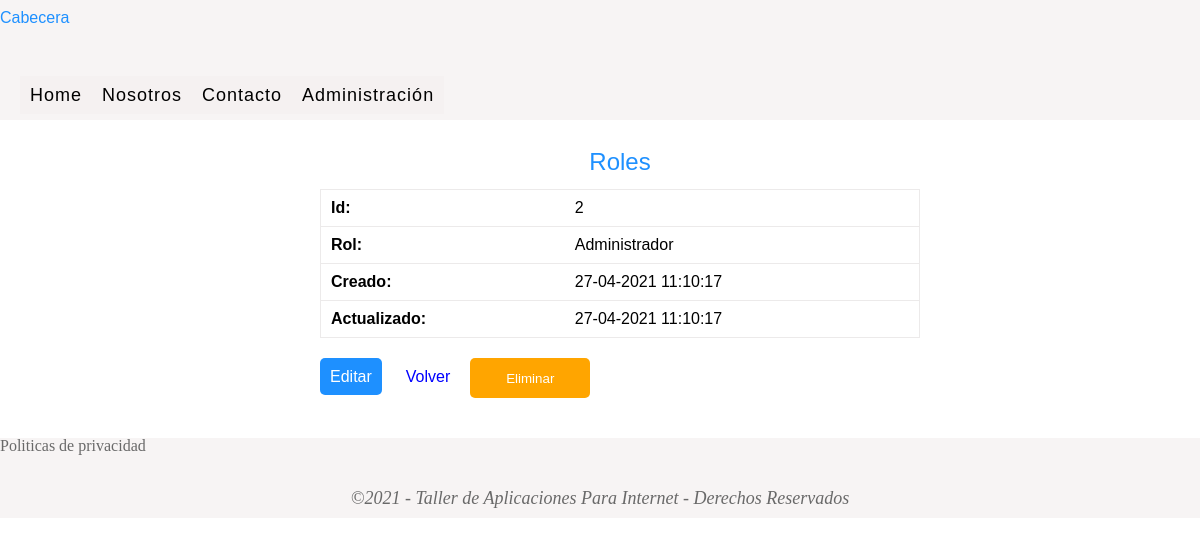
The app's page /roles/show.php?id=2 with its own data.
### tables this page shows
CREATE TABLE `roles` (
  `id` int NOT NULL AUTO_INCREMENT,
  `nombre` varchar(255) NOT NULL,
  `created_at` datetime DEFAULT NULL,
  `updated_at` datetime DEFAULT NULL,
  PRIMARY KEY (`id`)
);

### class/modelo.php (called while the page is built, shortened)
<?php
class Modelo
{
    public function __construct()
    {
        $this->_db = new Conexion;
    }
}

### class/rolModel.php (called while the page is built, shortened)
<?php
require_once('modelo.php');
class rolModel extends Modelo
{
    public function getRolId($id)
    {
        $id = (int) $id;
        $rol = $this->_db->prepare("SELECT id, nombre, created_at, updated_at FROM roles WHERE id = ?");
        $rol->bindParam(1, $id);
        $rol->execute();
        return $rol->fetch();
    }
}

### roles/show.php (the view, shortened to what this page needs)
<?php
    require('../class/rolModel.php');
    if (isset($_GET['id'])) {
        $id = (int) $_GET['id'];
        $roles = new rolModel;
        $rol = $roles->getRolId($id);
    }
?>
<!DOCTYPE html>
<html lang="es">
<head>
    <link rel="stylesheet" href="../css/reset.css">
    <link rel="stylesheet" href="../css/estilos.css">
</head>
<body>
    <header>
        <h1>Cabecera</h1>
        <?php include('../partials/menu.php'); ?>
    </header>
    <section>
        <div class="contenido">
            <h1>Roles</h1>
            <?php if($rol): ?>
                <table class="table">
                    <tr>
                        <th>Id:</th>
                        <td> <?php echo $rol['id']; ?> </td>
                    </tr>
                    <tr>
                        <th>Rol:</th>
                        <td> <?php echo $rol['nombre']; ?> </td>
                    </tr>
                    <tr>
                        <th>Creado:</th>
                        <td>
                            <?php
                                $created = new DateTime($rol['created_at']);
                                echo $created->format('d-m-Y H:i:s');
                            ?>
                        </td>
                    </tr>
                    <tr>
                        <th>Actualizado:</th>
                        <td>
                            <?php
                                $update = new DateTime($rol['updated_at']);
                                echo $update->format('d-m-Y H:i:s');
                            ?>
                        </td>
                    </tr>
                </table>
                <p class="enlace">
                    <a href="edit.php?id=<?php echo $id; ?>" class="btn btn-primary">Editar</a>
                    <a href="index.php" class="btn btn-link">Volver</a>
                    <form action="delete.php" method="post">
                        <button type="submit" class="btn btn-warning">Eliminar</button>
                    </form>
                </p>
            <?php else: ?>
                <p class="text-info">El dato no existe</p>
            <?php endif; ?>
        </div>
    </section>
    <footer>
        <?php include('../partials/footer.php'); ?>
    </footer>
</body>
</html>

### css/estilos.css (style rules this page uses)
footer { width: 100%; float: left; height: 80px; background-color: rgba(245, 240, 240, 0.733); margin-top: 20px; }
h1,h2,h3,h4,h5,h6 { color: dodgerblue; font-family: Verdana, Geneva, Tahoma, sans-serif; margin-bottom: 15px; margin-top: 10px; }
header { float:left; width: 100%; height: 120px; background-color: rgba(245, 240, 240, 0.733); margin-bottom: 20px; }
section { float: left; width: 100%; margin-left: 20px; margin-right: 20px; margin-bottom: 20px; }
section h1 { text-align: center; font-size: 24px; }
table { width: 100%; }
.btn { width: 120px; height: 40px; border: 0; text-align: center; border-radius: 5px; }
.btn-link { margin-left: 10px; margin-right: 10px; padding: 10px; color: blue; }
.btn-primary { background-color: dodgerblue; color: white; }
.btn-warning { background-color: orange; color: white; }
.btn-link, .btn-primary, .btn-warning { font-family: Arial, Helvetica, sans-serif; }
.enlace { float: left; margin-top: 10px; }
.enlace a { width: auto; text-decoration: none; padding: 10px; font-family: Arial, Helvetica, sans-serif; vertical-align: middle; }
.contenido { float: left; width: 50%; margin-left: 25%; }
.table { float: left; border: solid 1px; border-color: #ECEAEA; margin-bottom: 20px; }
.table th { font-weight: bold; }
.table th, td { padding: 10px; border-bottom: 1px solid #ECEAEA; text-align: left; font-family: Arial, Helvetica, sans-serif; }

### records on screen
roles: id "2", nombre "Administrador", created_at "27-04-2021 11:10:17", updated_at "27-04-2021 11:10:17"
